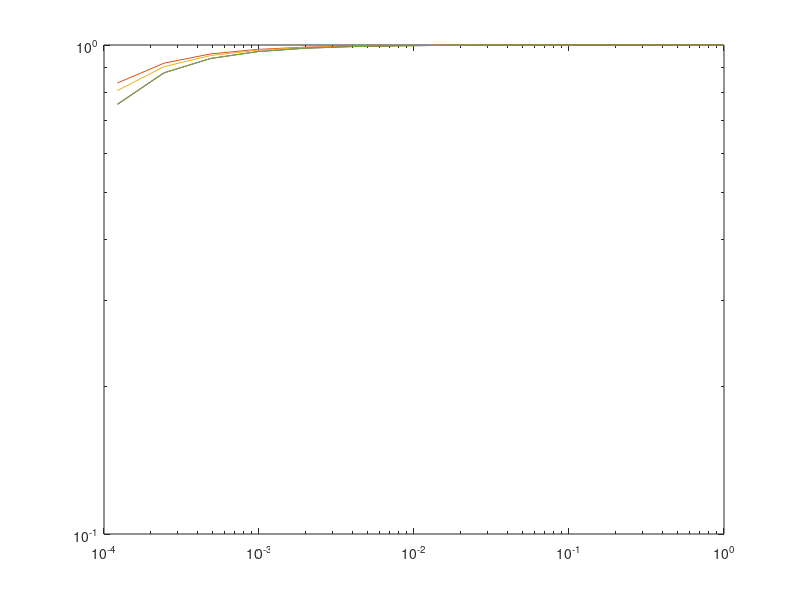
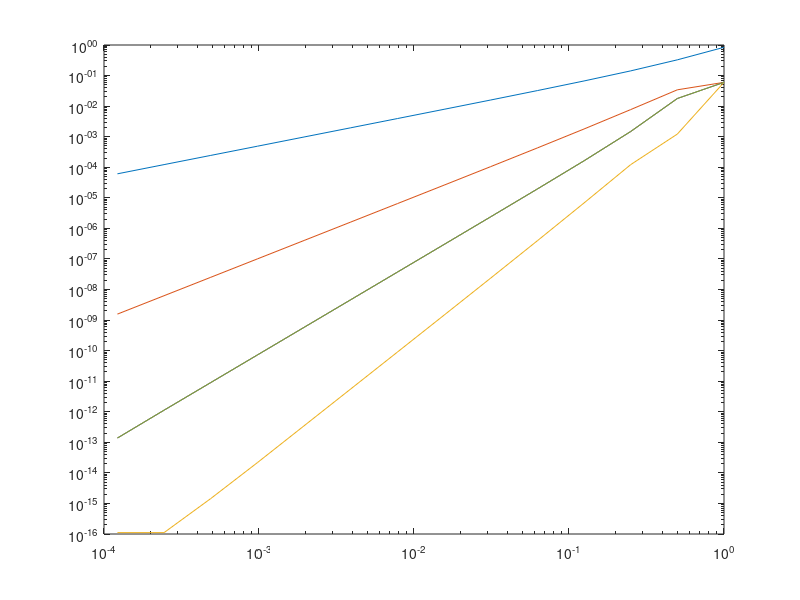
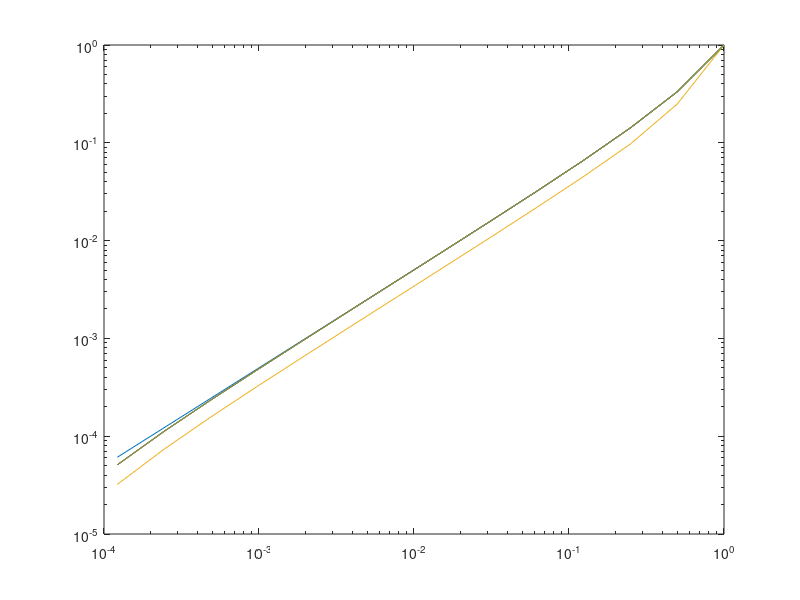
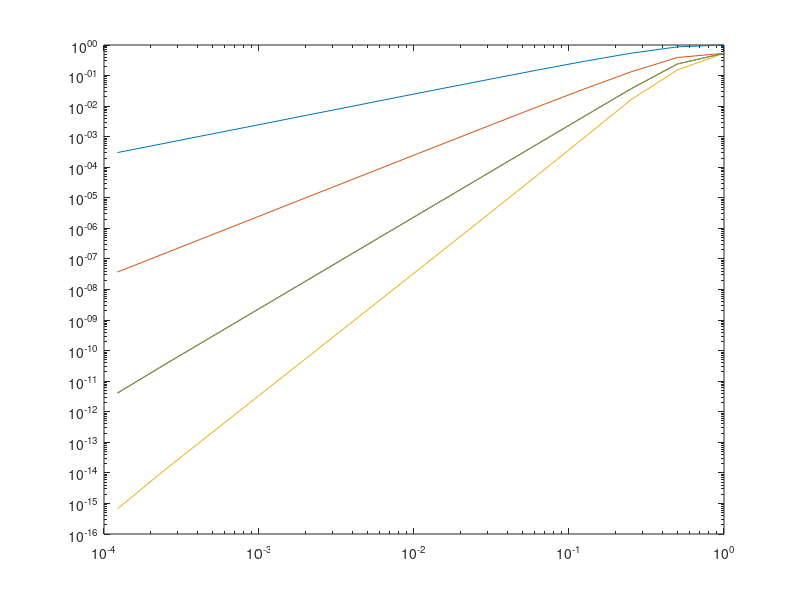

Write MATLAB code to recreate these figures, in order.
function unused = q4()
	funcs = {
		@(x) sign(x),
		@(x) sin(x),
		@(x) abs(x),
		@(x) x.^5,
		@(x) (1+25.*x.^2).^(-1)
	};

	funcnames = {
		'sign',
		'sin',
		'abs',
		'quintic',
		'cauchy'
	};

	intmethods = {
		'nearest',
		'linear',
		'spline',
		'pchip',
		'cubic'
	};

	N = arrayfun(@(x) 2.^x, 1:14);
	H = arrayfun(@(x) 2./x, N);

	for fi = 1:length(funcs)
		G = linspace(-1, 1, 100000);
		Exact = funcs{fi}(G);
		Errors = zeros(length(intmethods), length(H));

		for mi = 1:length(intmethods)
			for ni = 1:length(N)
				X = linspace(-1, 1, N(ni));
				Sampled = funcs{fi}(X);
				Apprx = interp1(X, Sampled, G, intmethods{mi});

				errs = abs(Exact - Apprx);
				Errors(mi, ni) = max(errs);
			end
		end

		func = funcnames{fi}
		for mi = 1:length(intmethods)
			method = intmethods{mi}
			slope = polyfit(log(H), log(Errors(mi,:)), 1)(1)
		end

		loglog(H, Errors);
		print(['q4plots/', funcnames{fi}, '.png'] , '-dpng');
	end
end

q4();
